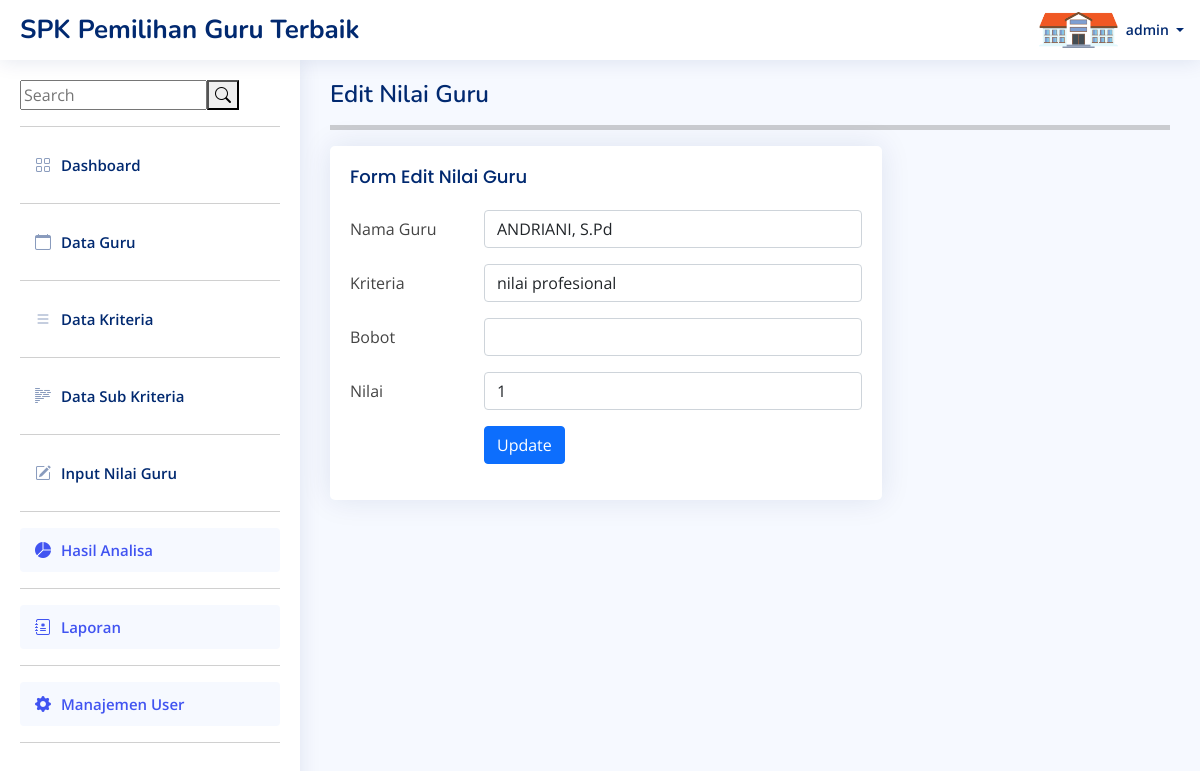
The page /edit_nilai2.php?id=4 (signed in) on the database as committed earlier.
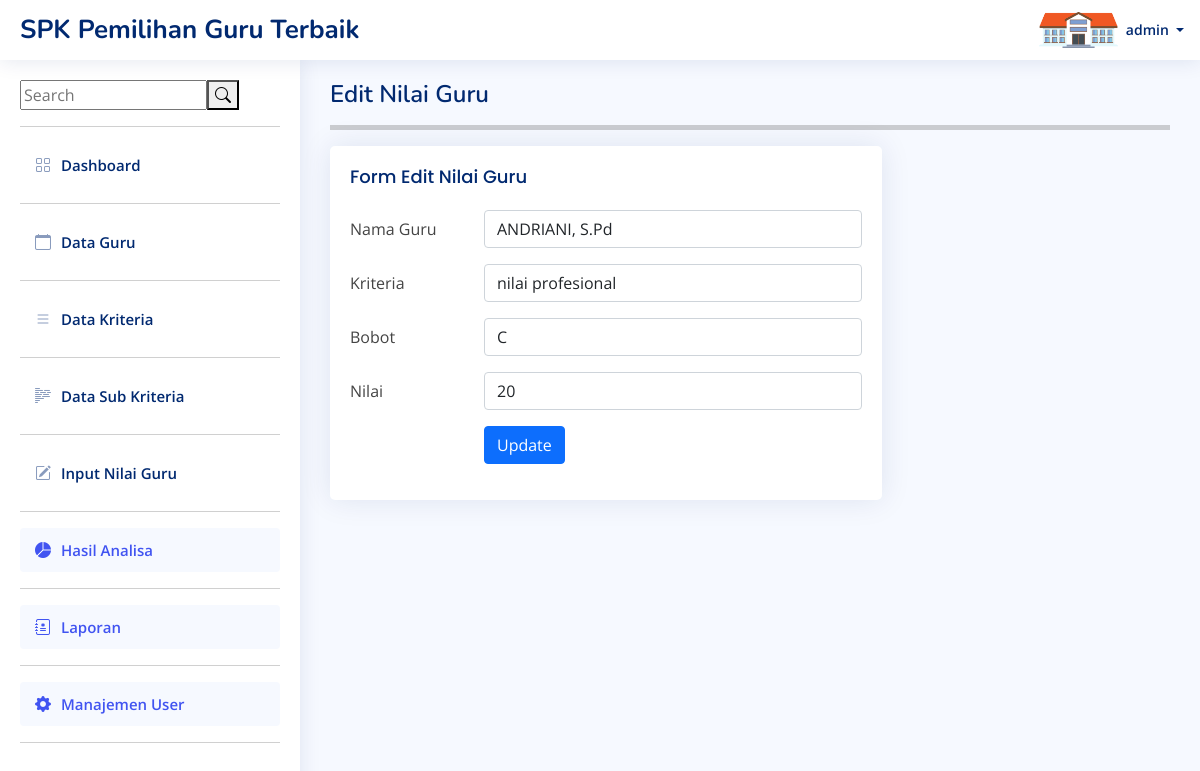
The same page on the database as committed later.
### tables this page shows
CREATE TABLE `nilai` (
  `id_nilai` int(11) NOT NULL,
  `id_guru` int(11) NOT NULL,
  `id_kriteria` int(11) NOT NULL,
  `nilai` varchar(10) NOT NULL
);

CREATE TABLE `crips` (
  `id_crips` int(11) NOT NULL,
  `id_kriteria` int(11) NOT NULL,
  `crips` varchar(100) NOT NULL,
  `keterangan` varchar(10) NOT NULL,
  `nilai` varchar(100) NOT NULL
);

CREATE TABLE `guru` (
  `id_guru` int(11) NOT NULL,
  `nama_guru` varchar(100) NOT NULL,
  `nip` varchar(50) NOT NULL,
  `jabatan` varchar(120) NOT NULL
);

CREATE TABLE `kriteria` (
  `id_kriteria` int(11) NOT NULL,
  `kd_kriteria` varchar(50) NOT NULL,
  `nama_kriteria` varchar(100) NOT NULL,
  `attribut` varchar(50) NOT NULL,
  `bobot` int(11) NOT NULL
);

### edit_nilai2.php (the view, shortened to what this page needs)
<?php
include("template/headers.php");
include("core/fungsi.php");
if(isset($_GET['id'])){
    $id = $_GET['id'];
}
$query  = "SELECT * FROM nilai a INNER JOIN kriteria b INNER JOIN guru c INNER JOIN crips d WHERE  a.id_kriteria=b.id_kriteria AND a.id_guru=c.id_guru AND a.nilai=d.id_crips AND id_nilai=$id";
$result = mysqli_query($con,$query);
$qry4 = "SELECT * FROM crips WHERE id_kriteria";
$res4 = mysqli_query($con,$qry4);
?>
  <main id="main" class="main">
    <div class="pagetitle">
      <h1>Edit Nilai Guru</h1>
      <hr style="height:5px;">
    </div>
    <section class="section">
      <div class="row">
        <div class="col-lg-8">
          <div class="card">
            <div class="card-body">
              <h5 class="card-title">Form Edit Nilai Guru</h5>
              <form action="fnilai.php" method="post">
                  <?php foreach($result as $row): ?>
                <div class="row mb-3">
                  <label for="inputText" class="col-sm-3 col-form-label">Nama Guru</label>
                  <div class="col-sm-9">
                   <select name="nama_guru" id="kriteria" class="form-control">
                       <option value="<?=$row['id_guru']; ?>"><?= $row['nama_guru']; ?></option>
                   </select>
                  </div>
                </div>
                <div class="row mb-3">
                  <label for="inputText" class="col-sm-3 col-form-label">Kriteria</label>
                  <div class="col-sm-9">
                   <select name="kriteria" id="kriteria" class="form-control">
                       <option value="<?=$row['id_kriteria']; ?>"><?= $row['nama_kriteria']; ?></option>
                   </select>
                  </div>
                </div>
                <div class="row mb-3">
                  <label for="inputText" class="col-sm-3 col-form-label">Bobot</label>
                  <div class="col-sm-9">
                    <select name="ket" id="ket" class="form-control">
                          <option value="<?= $row['keterangan'] ?>"><?= $row['keterangan'] ?></option>
                          <?php foreach($res4 as $cr): ?>
                          <option value="<?= $cr['keterangan'] ?>"><?= $cr['keterangan'] ?></option>
                          <?php endforeach; ?>
                    </select>
                  </div>
                </div>
                <div class="row mb-3">
                  <label for="inputText" class="col-sm-3 col-form-label">Nilai</label>
                  <div class="col-sm-9">
                    <input type="text" name="nilai" class="form-control" value="<?= $row['nilai']; ?>">
                  </div>
                </div>
                <?php endforeach; ?>
                <div class="row mb-3">
                    <div class="col-sm-3"></div>
                  <div class="col-sm-9">
                    <button type="submit" class="btn btn-primary" name="update">Update</button>
                  </div>
                </div>
              </form>
            </div>
          </div>
        </div>
      </div>
    </section>
  </main>
</body>
</html>

Rows that differ between the two databases and show on the page:
changed nilai "ANDRIANI, S.Pd": ket (not shown) → "C"; nilai "1" → "20"
